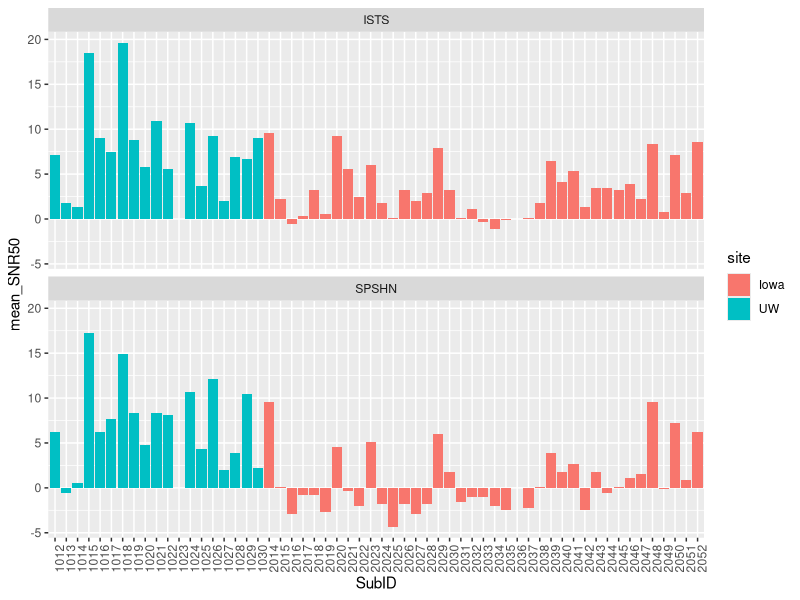
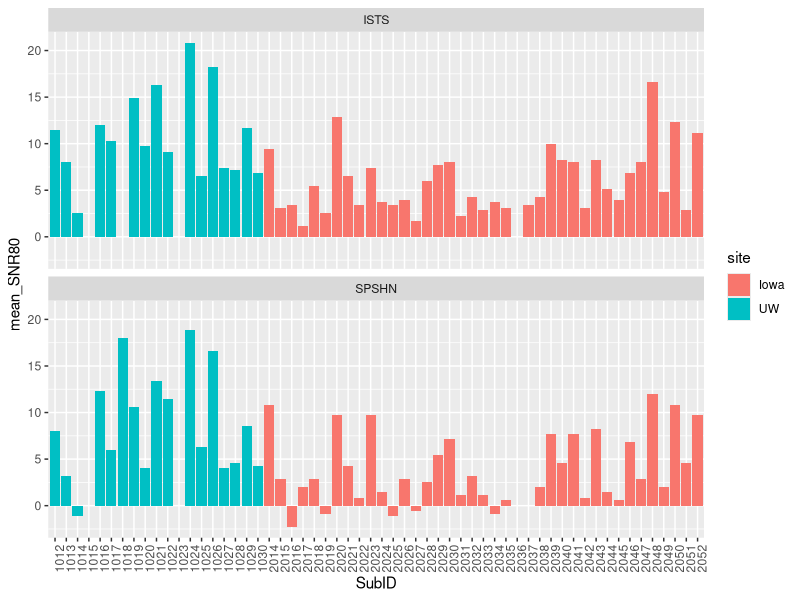
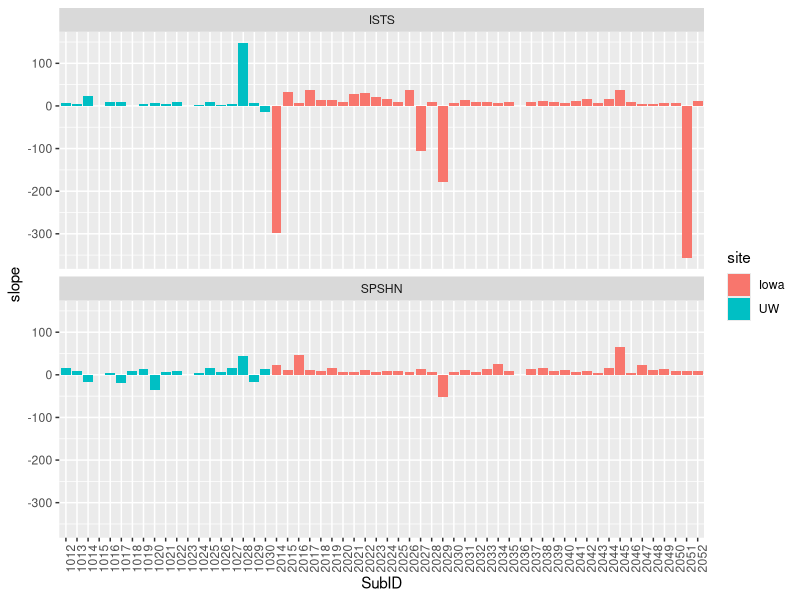
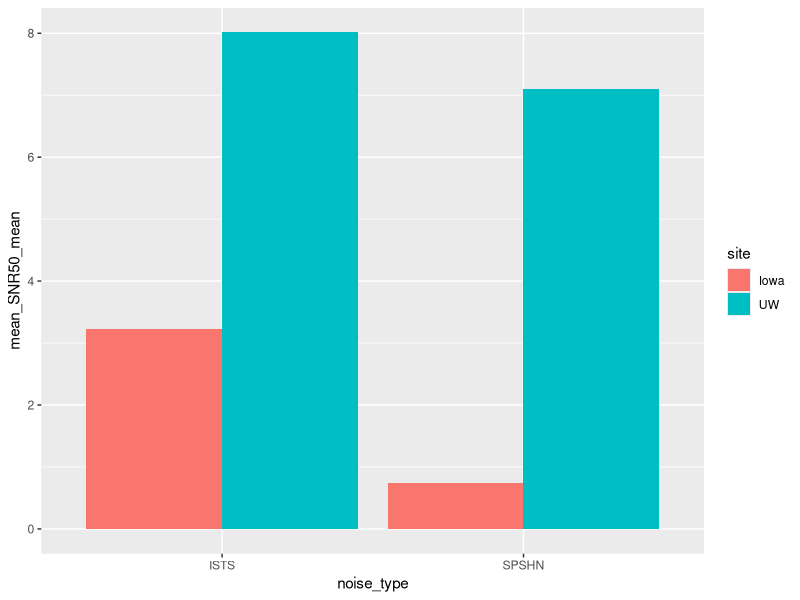
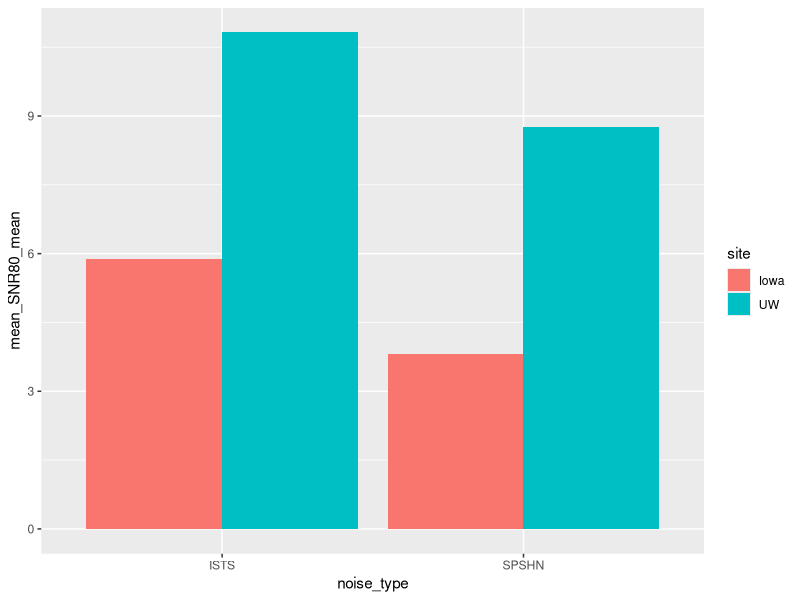
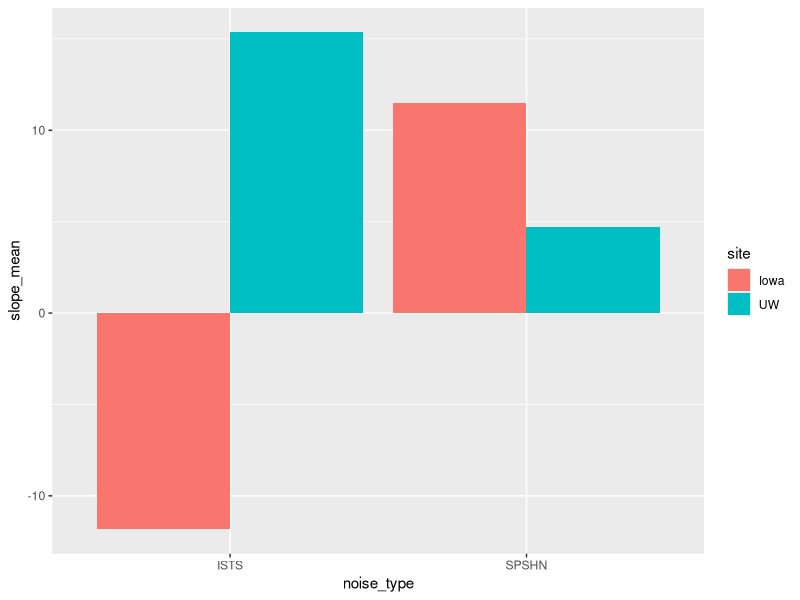
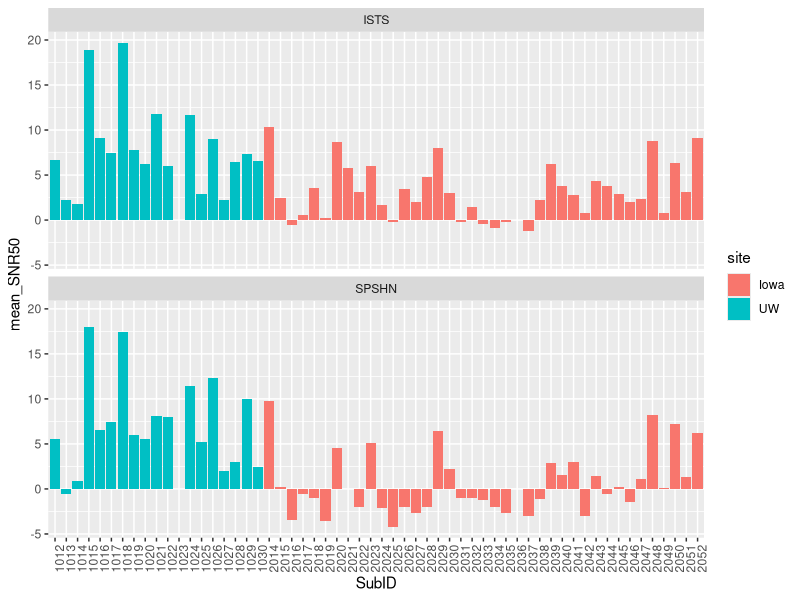
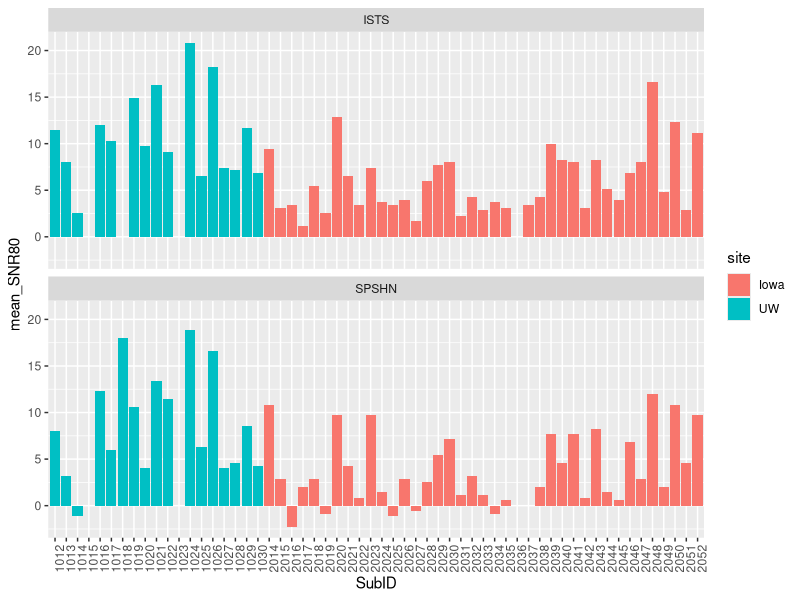

Here is the R script that generated these plots, in order:
## ---- chunk 1
knitr::opts_chunk$set(fig.width=12, fig.height=8, fig.path='Figs/',
                      echo=FALSE, warning=FALSE, message=FALSE)
## ---- chunk 2
# Preamble to load libraries, massage data
library(readr)
library(dplyr)
library(ggplot2)

# Load in data
hint_default = read_csv('Default_calculation_batch_HINT.csv')
hint_reversal = read_csv('Reversal_mean_calculation_batch_HINT.csv')

# Coerce subject IDs to strings
hint_default = hint_default %>% mutate(SubID = as.character(SubID))
hint_reversal = hint_reversal %>% mutate(SubID = as.character(SubID))

# Add in site codes
site_code = unlist( (hint_default %>% rowwise %>% do(site=if(.$SubID<2000){'UW'}else{'Iowa'}))$site )
hint_default = hint_default %>% mutate(site = site_code)

# Repeat for hint_reversal
site_code = unlist( (hint_reversal %>% rowwise %>% do(site=if(.$SubID<2000){'UW'}else{'Iowa'}))$site )
hint_reversal = hint_reversal %>% mutate(site = site_code)

# Function to plot each subject's data, facet by noise type
plot.measure <- function(df_table, var){
  "
  Plot variable of interest for each subscriber by site/noise type
  "
  
  plot = ggplot(df_table %>% mutate(SubID=as.character(SubID)), aes_string(x='SubID', y=var, fill='site')) + 
          geom_bar(stat='identity') + 
          theme(axis.text.x = element_text(angle = 90, hjust = 1)) + 
          facet_wrap(~noise_type, ncol=1)
  
  return(plot)
  
}

summarise.table <- function(df_table){
  "
  Summarises tables with mean/sd
  "
  table_summary = df_table %>% 
                  group_by(site, noise_type) %>% 
                  summarise_each(funs(mean(., na.rm=TRUE), sd(., na.rm=TRUE)), matches('mean|slope'))
  
  return(table_summary)
  
}

plot.summary <- function(df_table, var){
  "
  Quick and dirty summary plots
  "
  
  # Get table summaries
  table_summary = summarise.table(df_table)
  
  # Create plots with table summaries
  plot = ggplot(table_summary, aes_string(x='noise_type', y=paste0(var, '_mean'), fill='site')) + 
         geom_bar(position='dodge', stat='identity')
         # geom_errorbar(aes_string(ymin=paste0(var, '_mean') - paste0(var, '_sd'), ymax=paste0(var, '_mean')+paste0(var, '_sd')), position='dodge')
  
  return(plot)
}
## ---- chunk 3
print(plot.measure(hint_default, 'mean_SNR50'))
print(plot.measure(hint_default, 'mean_SNR80'))
print(plot.measure(hint_default, 'slope'))
## ---- chunk 4
# Plot out summaries by variable
print(plot.summary(hint_default, 'mean_SNR50'))
print(plot.summary(hint_default, 'mean_SNR80'))
print(plot.summary(hint_default, 'slope'))
## ---- chunk 5
print(plot.measure(hint_reversal, 'mean_SNR50'))
print(plot.measure(hint_reversal, 'mean_SNR80'))
print(plot.measure(hint_reversal, 'slope'))
## ---- chunk 6
# Plot out summaries by variable
print(plot.summary(hint_default, 'mean_SNR50'))
print(plot.summary(hint_default, 'mean_SNR80'))
print(plot.summary(hint_default, 'slope'))
